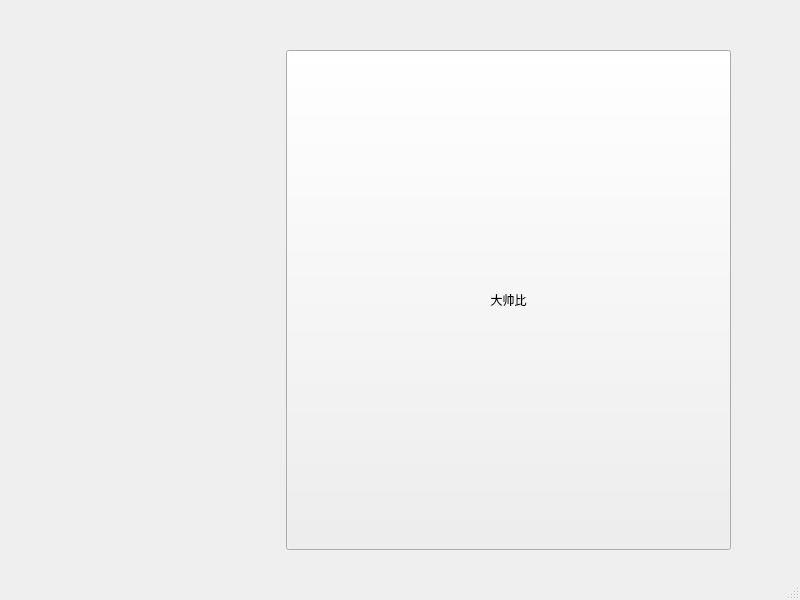
<?xml version="1.0" encoding="UTF-8"?>
<ui version="4.0">
 <class>MainWindow</class>
 <widget class="QMainWindow" name="MainWindow">
  <property name="geometry">
   <rect>
    <x>0</x>
    <y>0</y>
    <width>800</width>
    <height>600</height>
   </rect>
  </property>
  <property name="windowTitle">
   <string>MainWindow</string>
  </property>
  <widget class="QWidget" name="centralwidget">
   <widget class="QWidget" name="formLayoutWidget">
    <property name="geometry">
     <rect>
      <x>280</x>
      <y>50</y>
      <width>451</width>
      <height>502</height>
     </rect>
    </property>
    <layout class="QFormLayout" name="formLayout">
     <item row="0" column="1">
      <widget class="QPushButton" name="pushButton">
       <property name="minimumSize">
        <size>
         <width>50</width>
         <height>500</height>
        </size>
       </property>
       <property name="styleSheet">
        <string notr="true">border-image: url(:/newPrefix/1.jpg);</string>
       </property>
       <property name="text">
        <string>大帅比</string>
       </property>
      </widget>
     </item>
    </layout>
   </widget>
  </widget>
  <widget class="QMenuBar" name="menubar">
   <property name="geometry">
    <rect>
     <x>0</x>
     <y>0</y>
     <width>800</width>
     <height>23</height>
    </rect>
   </property>
  </widget>
  <widget class="QStatusBar" name="statusbar"/>
 </widget>
 <resources>
  <include location="../qrc文件/1.qrc"/>
 </resources>
 <connections/>
</ui>
